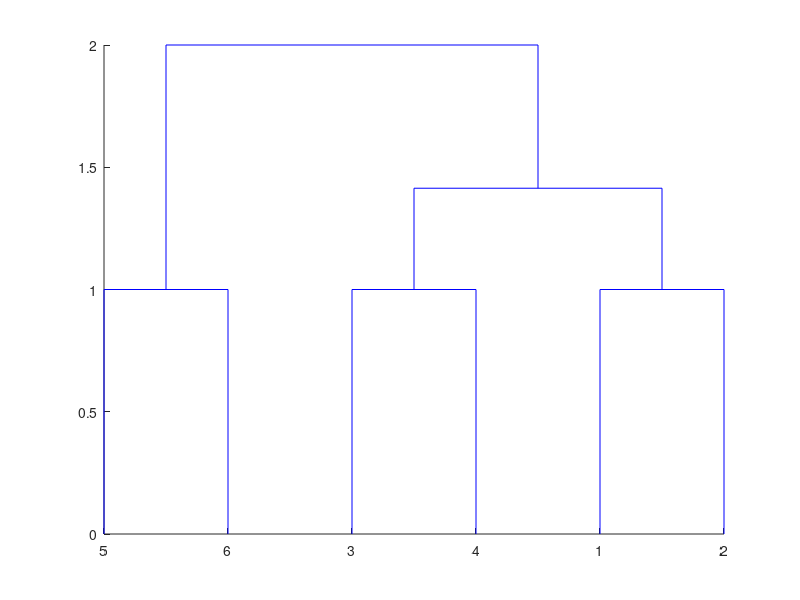

Source code (MATLAB):
%rng('default') % For reproducibility
A = [1 1;1 2;2 3;2 4;4 3;5 3];
tree = linkage(A,'single');

figure()
dendrogram(tree)